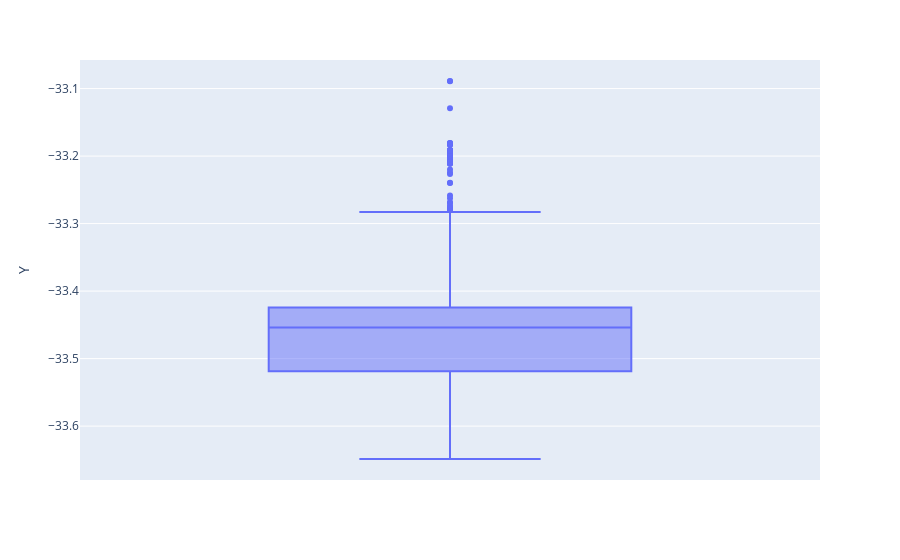

The notebook cell this image was saved under:
### Markdown cell above
Se puede apreciar que son muy pocos datos, por lo que para evitar un posible sobreajuste de modelo, se dejan dichos valores

### Code cell
fig = px.box(df2, y="Y")
fig.show()

### Figure 1 — Plotly figure (JSON) as saved in the notebook; plotly's stock layout.template omitted (floating-point values rounded to 4 significant figures; data arrays with more than 128 entries replaced by an {"elided": "..."} marker saying what was removed)
{"data": [{"alignmentgroup": "True", "hovertemplate": "Y=%{y}<extra></extra>", "legendgroup": "", "marker": {"color": "#636efa"}, "name": "", "notched": false, "offsetgroup": "", "orientation": "v", "showlegend": false, "type": "box", "x0": " ", "xaxis": "x", "y": {"elided": "7683 float values"}, "y0": " ", "yaxis": "y"}], "layout": {"boxmode": "group", "legend": {"tracegroupgap": 0}, "margin": {"t": 60}, "xaxis": {"anchor": "y", "domain": [0, 1]}, "yaxis": {"anchor": "x", "domain": [0, 1], "title": {"text": "Y"}}}}
